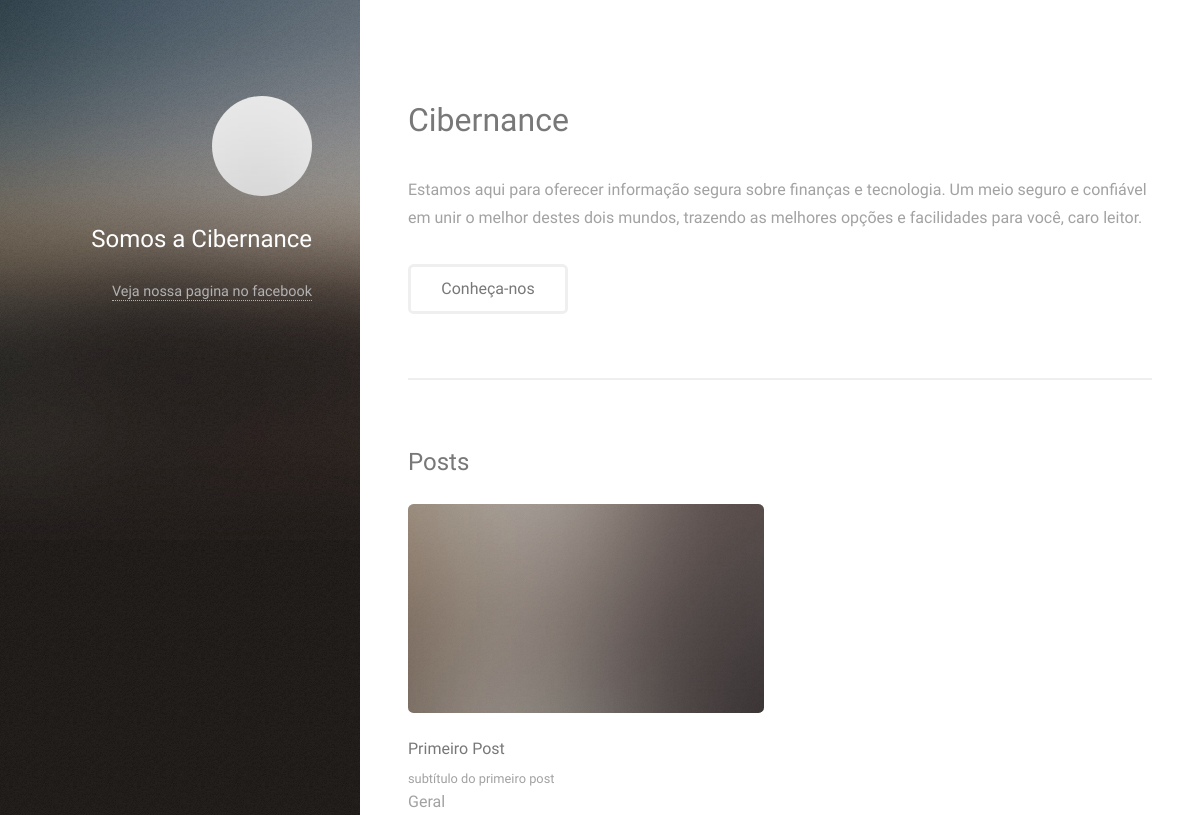
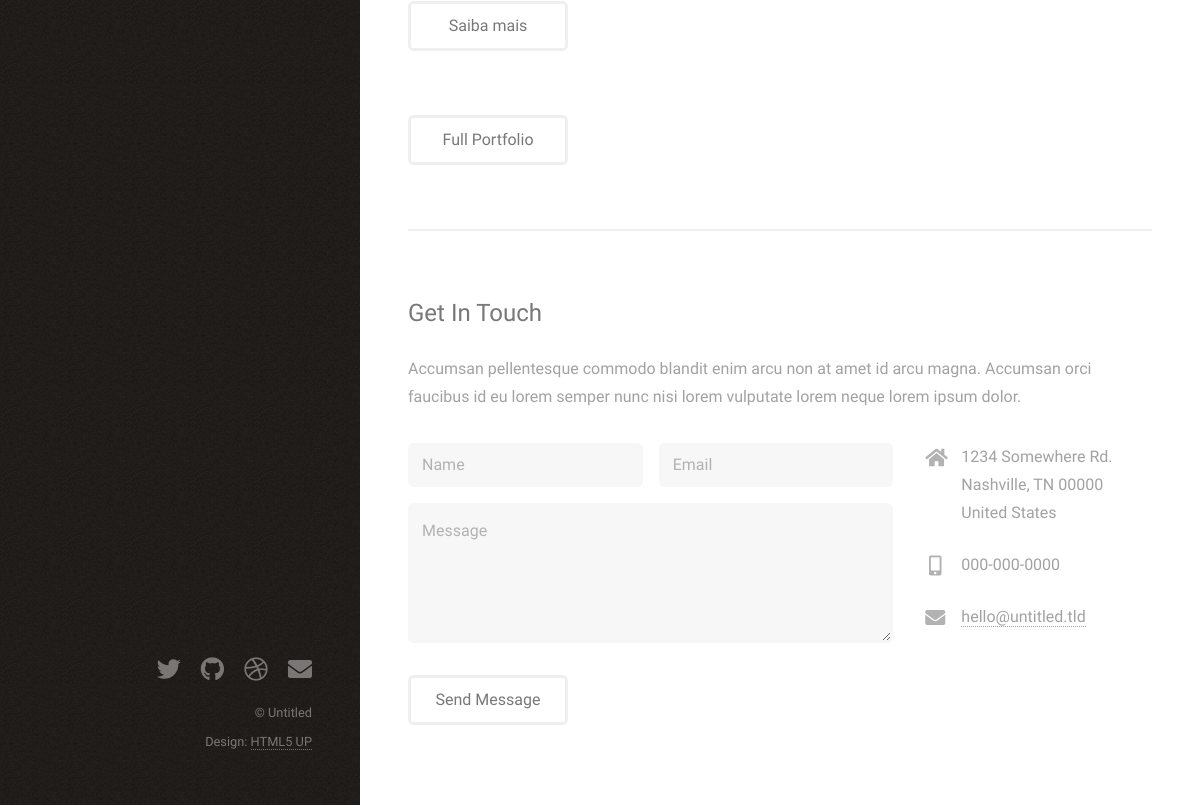
/blog/, run on an earlier commit of the app's database (2 pictures, top to bottom).
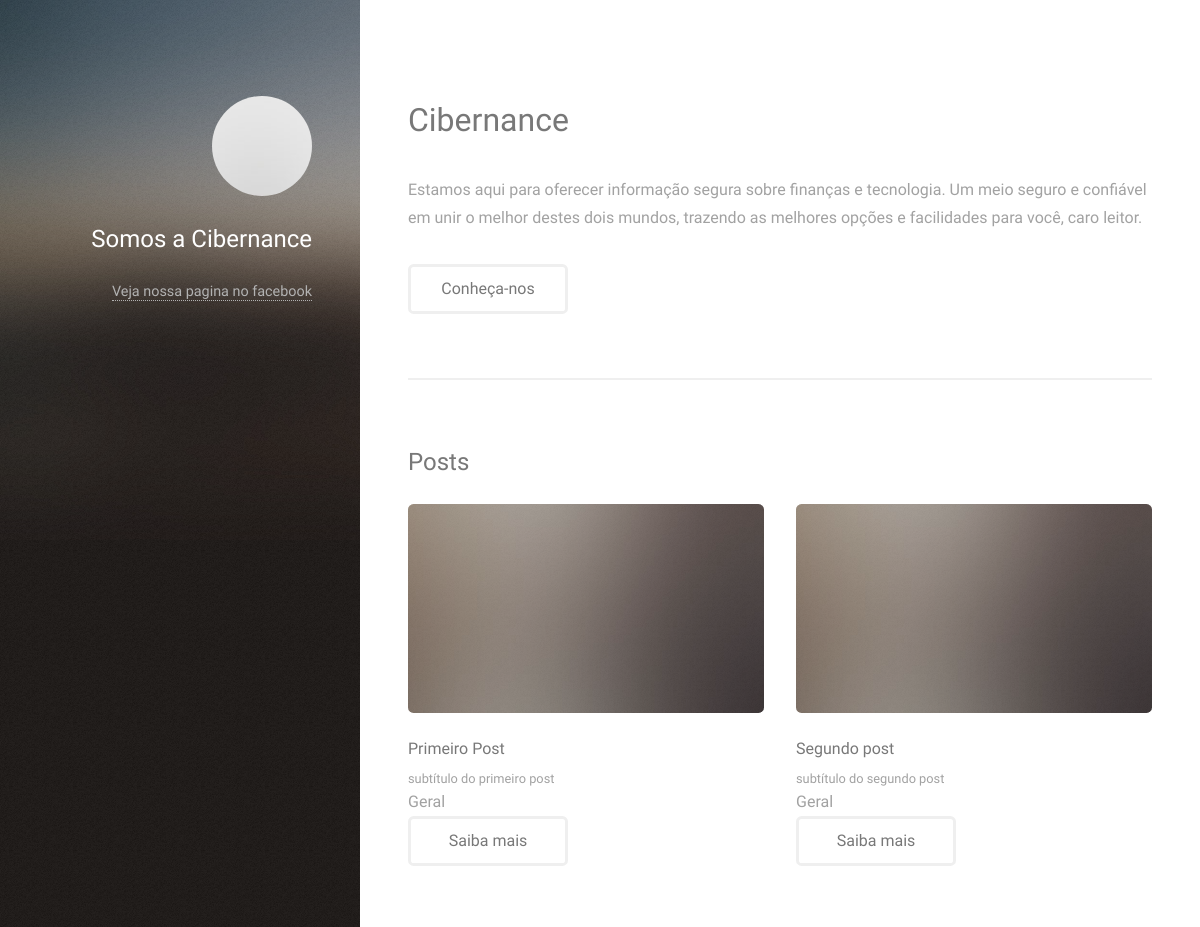
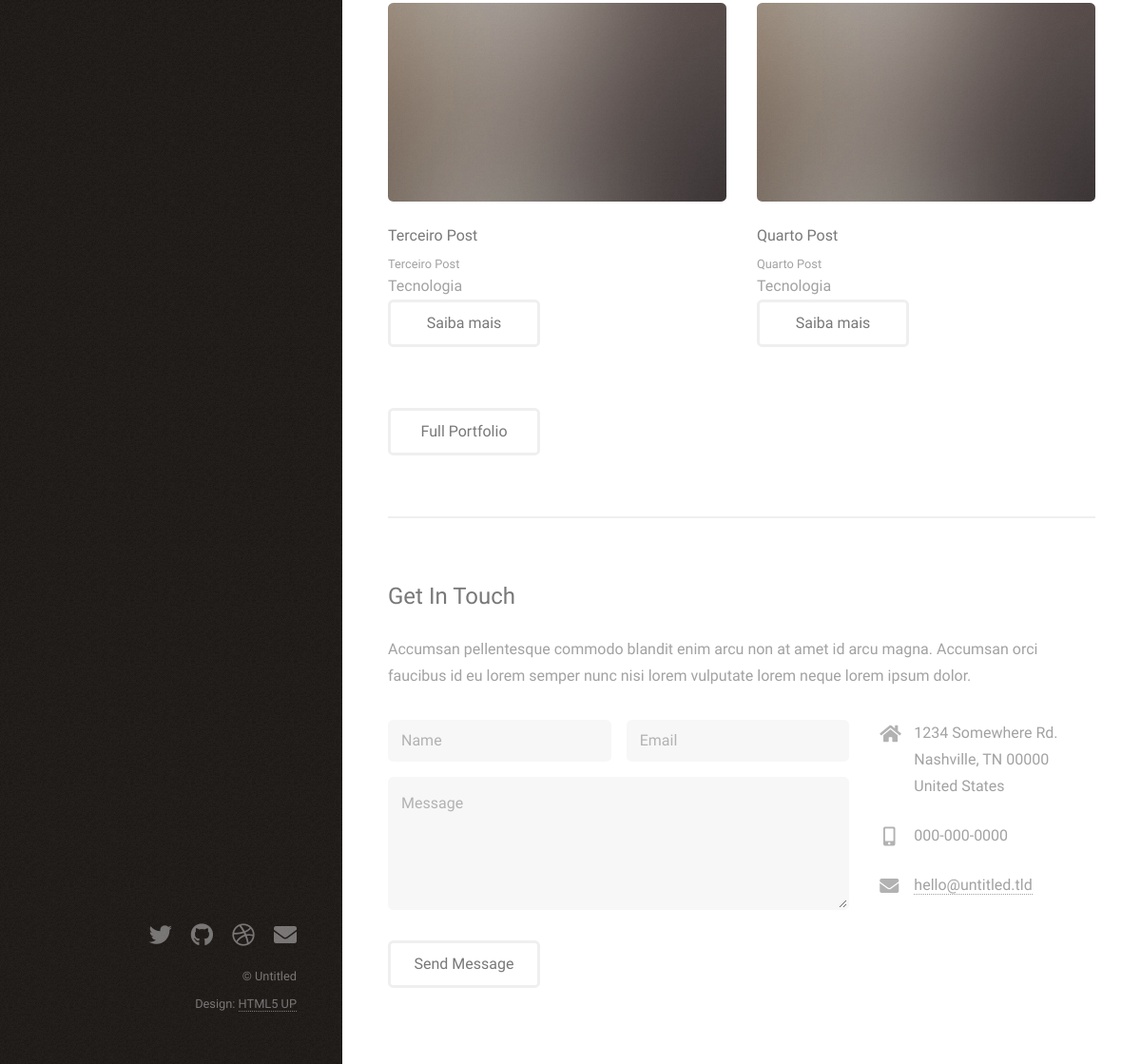
And on a later commit of the database (2 pictures, top to bottom).
### website/models.py (models this page shows, shortened)
class Post(models.Model):
    title     = models.CharField(max_length=100)
    sub_title = models.CharField(max_length=200)
    content   = models.TextField()
    categories= models.CharField(
        max_length = 2,
        choices    = Categorias.choices,
        default    = Categorias.GR
    )
    deleted   = models.BooleanField(default=True)
    def full_name(self):
        return self.title + self.sub_title
    def get_categoty_label(self):
        return self.get_categories_display()
    full_name.admin_order_field = 'title'

### website/views.py (the view)
# urls.py: path('', hello_blog, name='home_blog'),
def hello_blog(request):
    list = [
        'Django', 'Python', 'Git', 'Html',
        'Banco de dados', 'Linux', 'Nginx',
        'Uwsgi', 'Systemctl'
     ]
    list_posts = Post.objects.all()
    data  = {
        'name': 'Curso de Django 3',
        'lista_tecnologias': list,
        'posts': list_posts
    }
    return render(request, 'index.html', data)

### website/Templates/index.html (shortened to what this page needs)
{% load static %}
<!DOCTYPE HTML>
<html lang="pt-BR">
	<head>
		<link rel="stylesheet" href="{% static 'assets/css/main.css' %}" />
	</head>
	<body class="is-preload">
			<header id="header">
				<div class="inner">
					<a href="#" class="image avatar"><img src="{% static 'images/avatar.jpg' %}" alt="" /></a>
					<h2><strong>Somos a Cibernance</strong></h2>
					<h5><a href="https://bit.ly/3lgeDND"><p>
						Veja nossa pagina no facebook
					</a></h5>
				</div>
			</header>
			<div id="main">
					<section id="one">
						<header class="major">
							<h2>Cibernance</h2>
						</header>
						<p>Estamos aqui para oferecer informação segura sobre finanças e tecnologia. Um meio seguro e confiável em unir o melhor destes dois mundos, trazendo as melhores opções e facilidades para você, caro leitor.</p>
						<ul class="actions">
							<li><a href="https://bit.ly/3lgeDND" class="button">Conheça-nos</a></li>
						</ul>
					</section>
					<section id="two">
						<h2>Posts</h2>
						<div class="row">
							{% for post in posts %}
								<article class="col-6 col-12-xsmall work-item">
									<a href="static 'images/fulls/01.jpg" class="image fit thumb"><img src="{% static 'images/thumbs/01.jpg' %}" alt="" /></a>
									<h3>{{post.title}}</h3>
									<p>{{post.sub_title}}</p>
									<span>{{ post.get_categoty_label }}</span>
									<ul class="actions">
										<li><a href="{% url 'post_detail' post.id %}" class="button">Saiba mais</a></li>
									</ul>
								</article>
							{% endfor %}
						</div>
						<ul class="actions">
							<li><a href="#" class="button">Full Portfolio</a></li>
						</ul>
					</section>
					<section id="three">
						<h2>Get In Touch</h2>
						<p>Accumsan pellentesque commodo blandit enim arcu non at amet id arcu magna. Accumsan orci faucibus id eu lorem semper nunc nisi lorem vulputate lorem neque lorem ipsum dolor.</p>
						<div class="row">
							<div class="col-8 col-12-small">
								<form method="post" action="#">
									<div class="row gtr-uniform gtr-50">
										<div class="col-6 col-12-xsmall"><input type="text" name="name" id="name" placeholder="Name" /></div>
										<div class="col-6 col-12-xsmall"><input type="email" name="email" id="email" placeholder="Email" /></div>
										<div class="col-12"><textarea name="message" id="message" placeholder="Message" rows="4"></textarea></div>
									</div>
								</form>
								<ul class="actions">
									<li><input type="submit" value="Send Message" /></li>
								</ul>
							</div>
							<div class="col-4 col-12-small">
								<ul class="labeled-icons">
									<li>
										<h3 class="icon solid fa-home"><span class="label">Address</span></h3>
										1234 Somewhere Rd.<br />
										Nashville, TN 00000<br />
										United States
									</li>
									<li>
										<h3 class="icon solid fa-mobile-alt"><span class="label">Phone</span></h3>
										000-000-0000
									</li>
									<li>
										<h3 class="icon solid fa-envelope"><span class="label">Email</span></h3>
										<a href="#">hello@untitled.tld</a>
									</li>
								</ul>
							</div>
						</div>
					</section>
			</div>
			<footer id="footer">
				<div class="inner">
					<ul class="icons">
						<li><a href="#" class="icon brands fa-twitter"><span class="label">Twitter</span></a></li>
						<li><a href="#" class="icon brands fa-github"><span class="label">Github</span></a></li>
						<li><a href="#" class="icon brands fa-dribbble"><span class="label">Dribbble</span></a></li>
						<li><a href="#" class="icon solid fa-envelope"><span class="label">Email</span></a></li>
					</ul>
					<ul class="copyright">
						<li>&copy; Untitled</li><li>Design: <a href="http://html5up.net">HTML5 UP</a></li>
					</ul>
				</div>
			</footer>
	</body>
</html>

What changed in the data, as far as the page shows it:
added Post: title "Segundo post", sub_title "subtítulo do segundo post", get_categoty_label "Geral"
added Post: title "Terceiro Post", sub_title "Terceiro Post", get_categoty_label "Tecnologia"
added Post: title "Quarto Post", sub_title "Quarto Post", get_categoty_label "Tecnologia"
